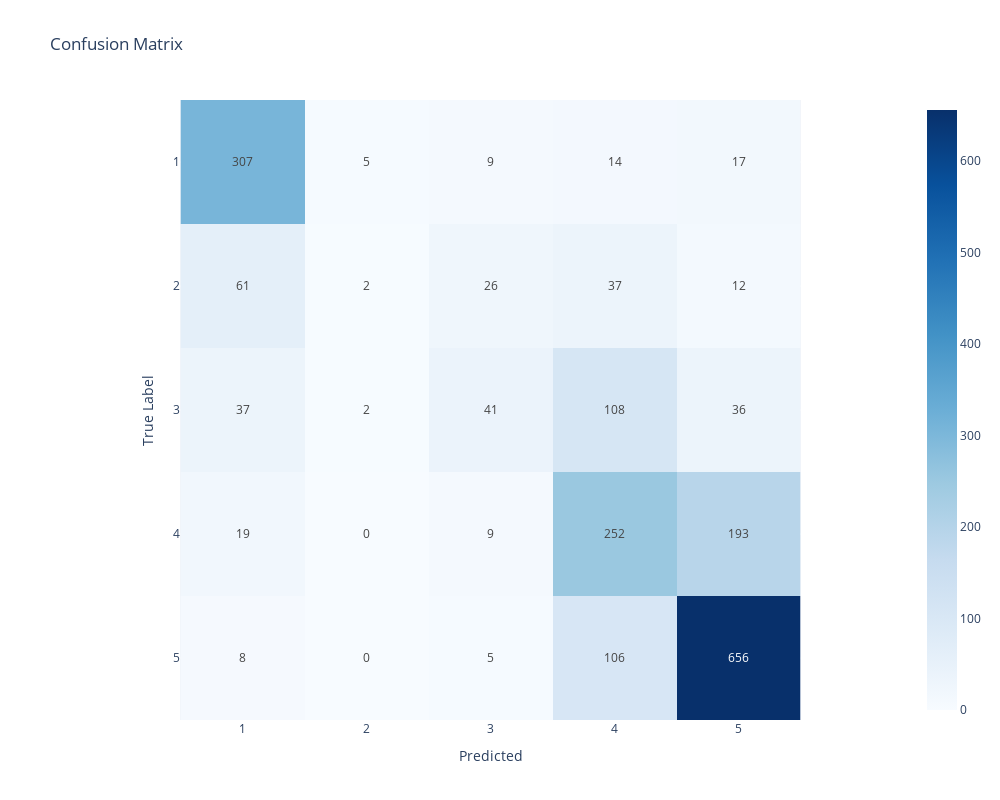

Notebook code for this chart:
### Markdown cell above
#### Kernel hyperparameter

### Code cell
# Instantiate the Model class with necessary parameters
model = Model(X, y, SVC(), TfidfVectorizer(preprocessor=preprocess_text))
model.fit()
model.grid_search_kernel(['linear', 'poly', 'rbf', 'sigmoid'])
model.class_report(class_labels)

### Figure 1 — Plotly figure (JSON) as saved in the notebook; plotly's stock layout.template omitted (floating-point values rounded to 4 significant figures)
{"data": [{"coloraxis": "coloraxis", "hovertemplate": "Predicted: %{x}<br>True Label: %{y}<br>color: %{z}<extra></extra>", "name": "0", "texttemplate": "%{z}", "type": "heatmap", "x": ["1", "2", "3", "4", "5"], "xaxis": "x", "y": ["1", "2", "3", "4", "5"], "yaxis": "y", "z": [[307, 5, 9, 14, 17], [61, 2, 26, 37, 12], [37, 2, 41, 108, 36], [19, 0, 9, 252, 193], [8, 0, 5, 106, 656]]}], "layout": {"coloraxis": {"colorscale": [[0, "rgb(247,251,255)"], [0.125, "rgb(222,235,247)"], [0.25, "rgb(198,219,239)"], [0.375, "rgb(158,202,225)"], [0.5, "rgb(107,174,214)"], [0.625, "rgb(66,146,198)"], [0.75, "rgb(33,113,181)"], [0.875, "rgb(8,81,156)"], [1, "rgb(8,48,107)"]]}, "height": 800, "title": {"text": "Confusion Matrix"}, "width": 1000, "xaxis": {"anchor": "y", "constrain": "domain", "domain": [0, 1], "scaleanchor": "y", "title": {"text": "Predicted"}}, "yaxis": {"anchor": "x", "autorange": "reversed", "constrain": "domain", "domain": [0, 1], "title": {"text": "True Label"}}}}
